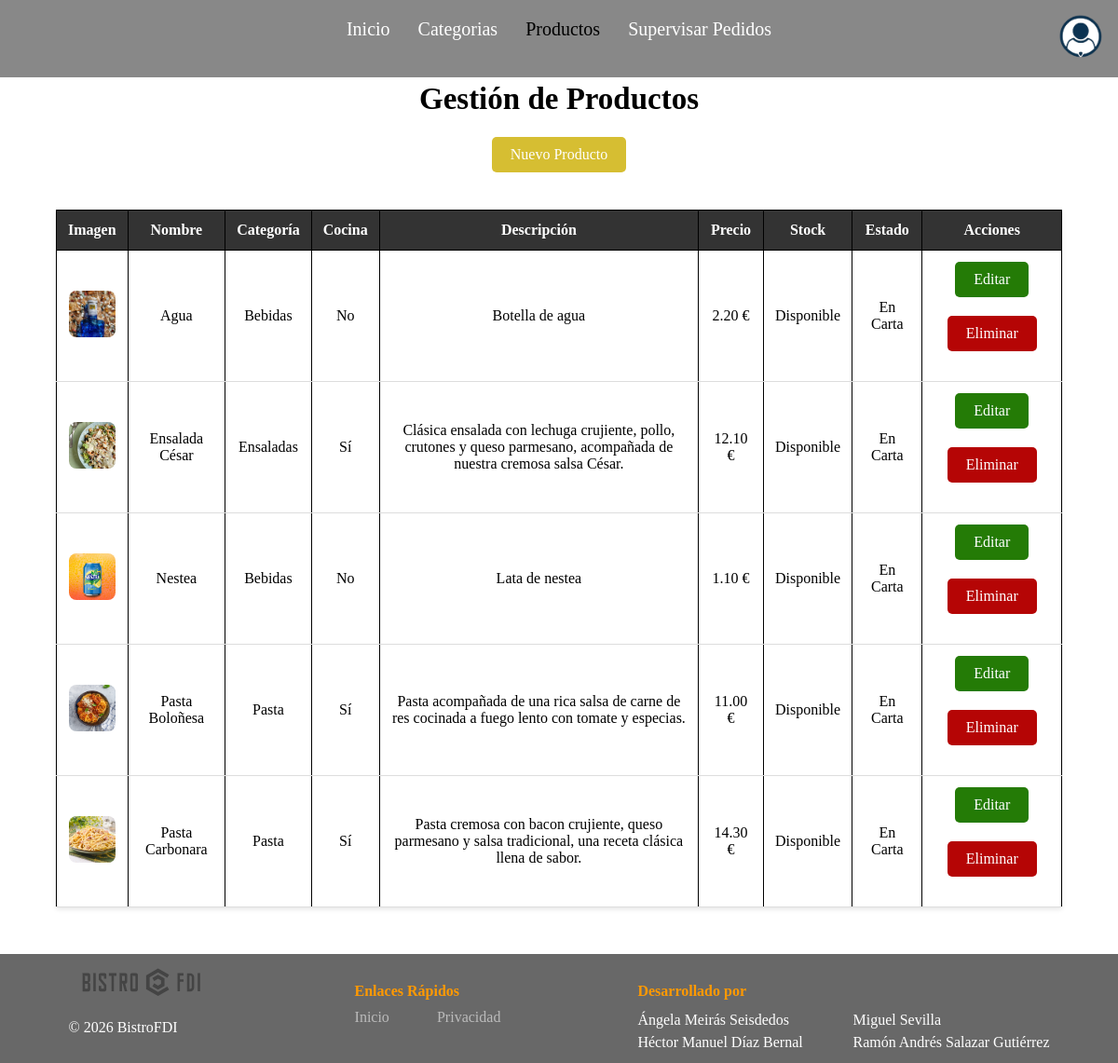
The app's page /practica3/includes/vistas/productos/productos_gerente.php (signed in) with its own data.
### tables this page shows
CREATE TABLE `productos` (
  `id` int(11) NOT NULL,
  `id_categoria` int(11) NOT NULL,
  `nombre` varchar(150) NOT NULL,
  `descripcion` text DEFAULT NULL,
  `precio_base` decimal(10,2) NOT NULL,
  `iva` int(11) NOT NULL CHECK (`iva` in (4,10,21)),
  `disponible` tinyint(1) DEFAULT 1,
  `ofertado` tinyint(1) DEFAULT 1,
  `cocinable` tinyint(1) DEFAULT 1
);

CREATE TABLE `categorias` (
  `id` int(11) NOT NULL,
  `nombre` varchar(100) NOT NULL,
  `descripcion` text DEFAULT NULL,
  `imagen` varchar(255) DEFAULT 'default_cat.png',
  `activa` tinyint(1) DEFAULT 1
);

### practica3/includes/clases/SA/ProductoSA.php (called while the page is built, shortened)
<?php
class ProductoSA {
    private $dao;
    public function __construct($db_connection) {
        $this->dao = new ProductoDAO($db_connection);
    }
    public function getGestionAdmin() {
        return $this->dao->listarTodos();
    }
}

### practica3/includes/clases/DAO/ProductoDAO.php (called while the page is built, shortened)
<?php
class ProductoDAO {
    private $db;
    public function __construct($db_connection) {
        $this->db = $db_connection;
    }
    public function listarTodos() {
        $sql = "SELECT p.*, c.nombre as cat_nombre,
                (SELECT ruta_imagen FROM productos_imagenes WHERE id_producto = p.id LIMIT 1) as ruta_imagen
                FROM productos p
                LEFT JOIN categorias c ON p.id_categoria = c.id
                ORDER BY p.nombre ASC";
        $res = mysqli_query($this->db, $sql);
        $productos = [];
        while ($row = mysqli_fetch_assoc($res)) {
            $imagen = !empty($row['ruta_imagen']) ? $row['ruta_imagen'] : 'default.png';
            $cocinable = isset($row['cocinable']) ? $row['cocinable'] : 1;
            $productos[] = new Producto(
                $row['id'], $row['id_categoria'], $row['nombre'], $row['descripcion'],
                $row['precio_base'], $row['iva'], $row['disponible'], $row['ofertado'],
                $cocinable, $row['cat_nombre'], [$imagen]
            );
        }
        return $productos;
    }
}
?>

### practica3/includes/clases/DTO/Producto.php (called while the page is built, shortened)
<?php
class Producto {
    private $id;
    private $nombre;
    private $descripcion;
    private $precio_base;
    private $iva;
    private $disponible;
    private $ofertado;
    private $cocinable;
    private $nombre_categoria;
    private $imagenes = [];
    public function __construct($id, $id_cat, $nom, $desc, $pb, $iva, $disp, $ofert, $cocinable = 1, $cat_nom = '', $imagenes = []) {
        $this->id = $id;
        $this->nombre = $nom;
        $this->descripcion = $desc;
        $this->precio_base = $pb;
        $this->iva = $iva;
        $this->disponible = $disp;
        $this->ofertado = $ofert;
        $this->cocinable = $cocinable;
        $this->nombre_categoria = $cat_nom;
        $this->imagenes = is_array($imagenes) ? $imagenes : [$imagenes];
    }
    public function getId() { return $this->id; }
    public function getNombre() { return $this->nombre; }
    public function getDescripcion() { return $this->descripcion; }
    public function getDisponible() { return $this->disponible; }
    public function getOfertado() { return $this->ofertado; }
    public function getCocinable() { return $this->cocinable; }
    public function getNombreCategoria() { return $this->nombre_categoria; }
    public function getImagen() {
        $img = $this->imagenes;
        while (is_array($img)) {
            $img = !empty($img) ? array_values($img)[0] : 'default.png';
        }
        return (string) $img;
    }
    public function getPrecioFinal() {
        return $this->precio_base * (1 + ($this->iva / 100));
    }
}
?>

### practica3/includes/vistas/productos/productos_gerente.php (the view, shortened to what this page needs)
<?php
require_once '../../config.php';
$sa = new ProductoSA($db_connection);
$productos = $sa->getGestionAdmin();
$filas = "";
foreach($productos as $p) {
    $img = RUTA_IMG . "/productos/" . htmlspecialchars($p->getImagen());
    $nombre = htmlspecialchars($p->getNombre());
    $cat = htmlspecialchars($p->getNombreCategoria());
    $desc = htmlspecialchars($p->getDescripcion());
    $precio = number_format($p->getPrecioFinal(), 2);
    $id = $p->getId();
    $badgeStock = $p->getDisponible()
        ? '<span class="badge badge-success">Disponible</span>'
        : '<span class="badge badge-danger">Sin Stock</span>';
    $estado = $p->getOfertado() ? 'En Carta' : 'Retirado';
    $esCocina = $p->getCocinable() ? "Sí" : "No";
    $filas .= <<<EOF
    <tr>
        <td><img src="$img" width="50" height="50" style="object-fit: cover; border-radius: 8px;"></td>
        <td>$nombre</td>
        <td>$cat</td>
        <td>$esCocina</td> <td class="col-desc">$desc</td>
        <td>$precio €</td>
        <td>$badgeStock</td>
        <td>$estado</td>
        <td>
            <a href="apoyo/productos_actualizar.php?id=$id" class="boton-editar">Editar</a>
            <a href="apoyo/productos_borrar.php?id=$id" class="boton-borrar">Eliminar</a>
        </td>
    </tr>
EOF;
}
$contenidoPrincipal = <<<EOF
    <h1>Gestión de Productos</h1>
    <a href="apoyo/productos_crear.php" class="boton-nuevo">Nuevo Producto</a>
    <div class="contenedor-tabla-scroll">
        <table class="tabla-gestion-productos">
            <thead>
                <tr>
                    <th>Imagen</th>
                    <th>Nombre</th>
                    <th>Categoría</th>
                    <th>Cocina</th> <th>Descripción</th>
                    <th>Precio</th>
                    <th>Stock</th>
                    <th>Estado</th>
                    <th>Acciones</th>
                </tr>
            </thead>
            <tbody>
                $filas
            </tbody>
        </table>
    </div>
EOF;
require("../comun/plantilla.php");
?>

### practica3/css/movil.css (style rules this page uses)
* { box-sizing: border-box; }
body { margin: 0; display: flex; flex-direction: column; min-height: 100vh; max-width: 100% !important; overflow-x: hidden; padding-top: 60px; }
h1 { font-size: 33px; font-family: 'Times New Roman', Times, serif; }
table, tr, th, td { border: 1px solid black; }
.tabla-gestion-productos { width: 95%; border-collapse: collapse; margin: 20px auto; background-color: white; border: none; display: block; box-sizing: border-box; }
.tabla-gestion-productos thead, .tabla-gestion-productos tbody, .tabla-gestion-productos th, .tabla-gestion-productos td, .tabla-gestion-productos tr { display: block; width: 100%; box-sizing: border-box; }
.tabla-gestion-productos thead tr { position: absolute; top: -9999px; left: -9999px; }
.tabla-gestion-productos tr { border: 1px solid #ddd; margin-bottom: 15px; border-radius: 8px; overflow: hidden; background: #fff; }
.tabla-gestion-productos td { border: none; border-bottom: 1px solid #eee; position: relative; padding: 10px 10px 10px 50%; text-align: right; font-size: 14px; }
.tabla-gestion-productos td::before { position: absolute; left: 10px; width: 45%; padding-right: 10px; white-space: nowrap; text-align: left; font-weight: bold; color: #333; }
.tabla-gestion-productos td:nth-of-type(1)::before { content: "Imagen"; }
.tabla-gestion-productos td:nth-of-type(2)::before { content: "Nombre"; }
.tabla-gestion-productos td:nth-of-type(3)::before { content: "Categoría"; }
.tabla-gestion-productos td:nth-of-type(4)::before { content: "Descripción"; }
.tabla-gestion-productos td:nth-of-type(5)::before { content: "Precio"; }
.tabla-gestion-productos td:nth-of-type(6)::before { content: "Stock"; }
.tabla-gestion-productos td:nth-of-type(7)::before { content: "Estado"; }
.tabla-gestion-productos td:nth-of-type(8)::before { content: "Acciones"; }
.tabla-gestion-productos td:last-child { border-bottom: none; }
.boton-nuevo { background-color: rgb(214, 190, 50); color: white; padding: 10px 20px; text-decoration: none; border-radius: 5px; font-family: 'Times New Roman', Times, serif; margin-bottom: 20px; display: inline-block; }
.boton-editar { background-color: rgb(36, 123, 6); color: white; padding: 10px 20px; text-decoration: none; border-radius: 5px; font-family: 'Times New Roman', Times, serif; margin-bottom: 10px; display: inline-block; }
.boton-borrar { margin-top: 10px; background-color: rgb(181, 5, 5); color: white; padding: 10px 20px; text-decoration: none; border-radius: 5px; font-family: 'Times New Roman', Times, serif; margin-bottom: 20px; display: inline-block; }

### practica3/css/tablet.css (style rules this page uses)
body { margin: 0; display: flex; flex-direction: column; min-height: 100vh; padding-top: 30px; }
h1 { font-size: 33px; font-family: 'Times New Roman', Times, serif; }
table, tr, th, td { border: 1px solid black; }
.tabla-gestion-productos { width: 90%; border-collapse: collapse; margin: 20px auto; background-color: white; box-shadow: 0 2px 5px rgba(0, 0, 0, 0.1); min-width: 650px; }
.tabla-gestion-productos th { background-color: #333; color: white; padding: 12px; font-family: 'Times New Roman', Times, serif; }
.tabla-gestion-productos td { padding: 12px; text-align: center; border-bottom: 1px solid #ddd; }
.contenedor-tabla-scroll { width: 100%; overflow-x: auto; margin-bottom: 20px; }
.col-desc { width: 25%; font-size: 0.8rem; line-height: 1.2; }
.boton-nuevo { background-color: rgb(214, 190, 50); color: white; padding: 10px 20px; text-decoration: none; border-radius: 5px; font-family: 'Times New Roman', Times, serif; margin-bottom: 20px; display: inline-block; }
.boton-editar { background-color: rgb(36, 123, 6); color: white; padding: 10px 20px; text-decoration: none; border-radius: 5px; font-family: 'Times New Roman', Times, serif; margin-bottom: 10px; display: inline-block; }
.boton-borrar { margin-top: 10px; background-color: rgb(181, 5, 5); color: white; padding: 10px 20px; text-decoration: none; border-radius: 5px; font-family: 'Times New Roman', Times, serif; margin-bottom: 20px; display: inline-block; }

### records on screen
productos: shows a picture, nombre "Agua", id_categoria.nombre "Bebidas", cocinable "No", descripcion "Botella de agua", precio "2.20", disponible "Disponible", ofertado "En Carta"
productos: shows a picture, nombre "Ensalada César", id_categoria.nombre "Ensaladas", cocinable "Sí", descripcion "Clásica ensalada con lechuga crujiente, pollo, crutones y queso parmesano, acompañada de nuestra cremosa salsa César.", precio "12.10", disponible "Disponible", ofertado "En Carta"
productos: shows a picture, nombre "Nestea", id_categoria.nombre "Bebidas", cocinable "No", descripcion "Lata de nestea", precio "1.10", disponible "Disponible", ofertado "En Carta"
productos: shows a picture, nombre "Pasta Boloñesa", id_categoria.nombre "Pasta", cocinable "Sí", descripcion "Pasta acompañada de una rica salsa de carne de res cocinada a fuego lento con tomate y especias.", precio "11.00", disponible "Disponible", ofertado "En Carta"
productos: shows a picture, nombre "Pasta Carbonara", id_categoria.nombre "Pasta", cocinable "Sí", descripcion "Pasta cremosa con bacon crujiente, queso parmesano y salsa tradicional, una receta clásica llena de sabor.", precio "14.30", disponible "Disponible", ofertado "En Carta"
